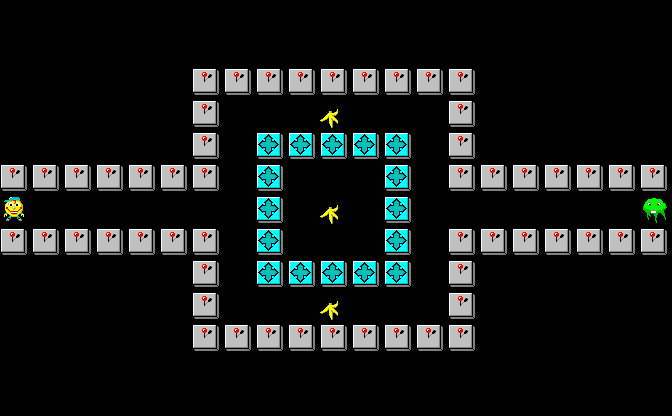

A 2D game scene composited from a Tiled map and its tileset images. What follows is a short description and the map's XML, with every tile layer's data as written:
An orthogonal 21x13 tile map with 32x32 px tiles, 1 tile layer (Tile Layer 1).

<map version="1.9" tiledversion="1.9.1" orientation="orthogonal" renderorder="right-down" width="21" height="13" tilewidth="32" tileheight="32" infinite="0" nextlayerid="2" nextobjectid="1">
 <tileset firstgid="1" source="banania.tsx" />
 <layer id="1" name="Tile Layer 1" width="21" height="13">
  <data encoding="csv">
0, 0, 0, 0, 0, 0, 0, 0, 0, 0, 0, 0, 0, 0, 0, 0, 0, 0, 0, 0, 0
, 0, 0, 0, 0, 0, 0, 0, 0, 0, 0, 0, 0, 0, 0, 0, 0, 0, 0, 0, 0, 0
, 0, 0, 0, 0, 0, 0, 3, 3, 3, 3, 3, 3, 3, 3, 3, 0, 0, 0, 0, 0, 0
, 0, 0, 0, 0, 0, 0, 3, 0, 0, 0, 4, 0, 0, 0, 3, 0, 0, 0, 0, 0, 0
, 0, 0, 0, 0, 0, 0, 3, 0, 5, 5, 5, 5, 5, 0, 3, 0, 0, 0, 0, 0, 0
, 3, 3, 3, 3, 3, 3, 3, 0, 5, 0, 0, 0, 5, 0, 3, 3, 3, 3, 3, 3, 3
, 1, 0, 0, 0, 0, 0, 0, 0, 5, 0, 4, 0, 5, 0, 0, 0, 0, 0, 0, 0, 10
, 3, 3, 3, 3, 3, 3, 3, 0, 5, 0, 0, 0, 5, 0, 3, 3, 3, 3, 3, 3, 3
, 0, 0, 0, 0, 0, 0, 3, 0, 5, 5, 5, 5, 5, 0, 3, 0, 0, 0, 0, 0, 0
, 0, 0, 0, 0, 0, 0, 3, 0, 0, 0, 4, 0, 0, 0, 3, 0, 0, 0, 0, 0, 0
, 0, 0, 0, 0, 0, 0, 3, 3, 3, 3, 3, 3, 3, 3, 3, 0, 0, 0, 0, 0, 0
, 0, 0, 0, 0, 0, 0, 0, 0, 0, 0, 0, 0, 0, 0, 0, 0, 0, 0, 0, 0, 0
, 0, 0, 0, 0, 0, 0, 0, 0, 0, 0, 0, 0, 0, 0, 0, 0, 0, 0, 0, 0, 0
</data>
 </layer>
</map>
